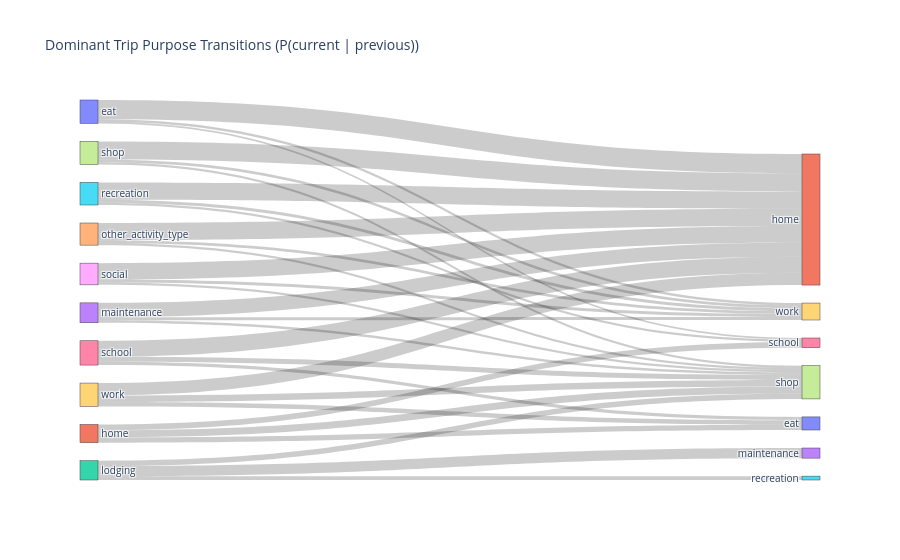

Source (notebook cell):
### Markdown cell above
### Where are people going to?

### Code cell
car_trips = trips_df.copy()[trips_df["primary_mode"].str.contains("auto")].reset_index()

trip_purposes = (
    car_trips.groupby("trip_purpose")["previous_trip_purpose"]
).value_counts().unstack().fillna(0)

# --- Transition Matrix Calculation ---
col_sums = trip_purposes.sum(axis=0).replace(0, np.nan)  # avoid divide-by-zero
trip_transition = trip_purposes.div(col_sums, axis=1).fillna(0)
plot_transition_matrix(trip_transition)

### Figure 1 — Plotly figure (JSON) as saved in the notebook; plotly's stock layout.template omitted (floating-point values rounded to 4 significant figures)
{"data": [{"link": {"source": [0, 0, 0, 1, 1, 1, 2, 2, 2, 3, 3, 3, 4, 4, 4, 5, 5, 5, 6, 6, 6, 7, 7, 7, 8, 8, 8, 9, 9, 9], "target": [11, 19, 16, 17, 16, 10, 13, 17, 15, 11, 19, 17, 11, 19, 17, 11, 19, 16, 11, 17, 10, 11, 19, 17, 11, 19, 17, 11, 17, 10], "value": [0.6704, 0.08948, 0.05521, 0.2485, 0.203, 0.1825, 0.3525, 0.185, 0.1344, 0.5004, 0.1068, 0.08483, 0.6006, 0.0964, 0.07345, 0.6039, 0.1011, 0.08066, 0.5533, 0.1769, 0.1156, 0.6316, 0.09364, 0.07463, 0.5692, 0.1022, 0.08398, 0.43, 0.2265, 0.1575]}, "node": {"label": ["eat", "home", "lodging", "maintenance", "other_activity_type", "recreation", "school", "shop", "social", "work", "eat", "home", "lodging", "maintenance", "other_activity_type", "recreation", "school", "shop", "social", "work"], "pad": 18, "thickness": 18}, "type": "sankey"}], "layout": {"font": {"size": 10}, "title": {"text": "Dominant Trip Purpose Transitions (P(current | previous))"}}}
